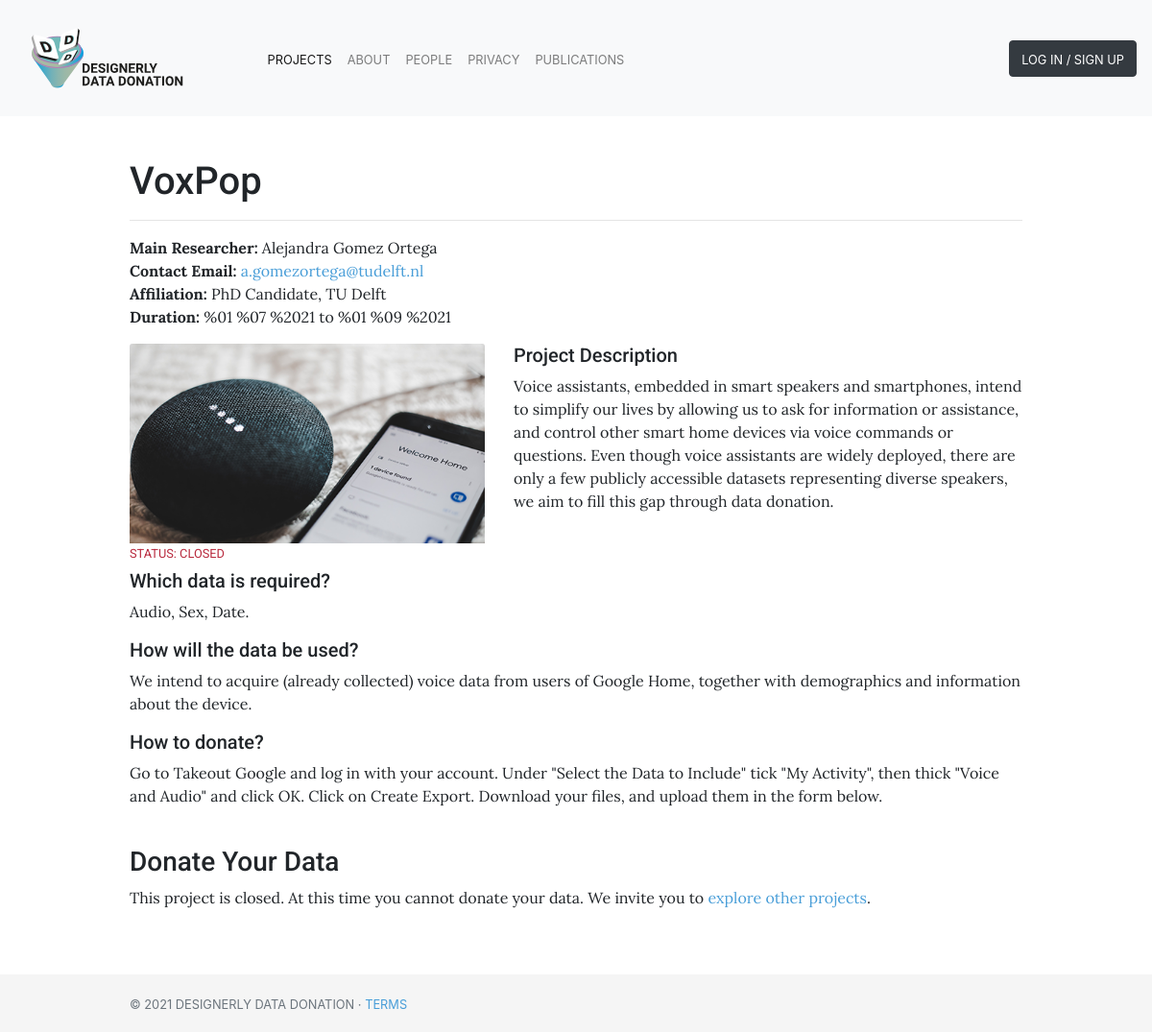
The app's page /project/ddd_voxpop/ with its own data.
### bucket_view/models.py (models this page shows)
class Project(models.Model):
    id                      = models.CharField(max_length=100, blank=False, unique=True, primary_key=True)
    user                    = models.ForeignKey(settings.AUTH_USER_MODEL, on_delete=models.CASCADE)
    researcher_name         = models.CharField(max_length=200, unique=False, default=None, null=True)
    researcher_affiliation  = models.CharField(max_length=200, unique=False, default=None, null=True)
    title                   = models.CharField(max_length=100, blank=False) # Short string field to hold project name
    description_tweet       = models.CharField(max_length=280, blank=False)  # Tweet-Like description of project
    description             = models.TextField(blank=False)  # Large string frield to hold a piece of text
    hrec                    = models.BooleanField(default=False)
    data                    = models.JSONField(blank=False, null=True)
    image                   = models.ImageField(upload_to="images", blank=True, null=True)
    start                   = models.DateField(blank=False)  # Start of project
    end                     = models.DateField(blank=False)  # End of project
    data_info               = models.TextField(blank=False, null=True)
    instructions            = models.TextField(unique=False, default=None, null=True)
    groupId                 = models.CharField(max_length=200, unique=True, default=None)
    def active(self):
        now = datetime.date.today()
        if self.start <= now and now <= self.end:
            return True
        return False

### bucket/models.py (models this page shows, shortened)
class BucketUser(AbstractBaseUser):
    email               = models.EmailField(verbose_name="email", max_length=60, unique=True)
    username            = models.CharField(max_length=30, unique=True)
    user_id             = models.CharField(max_length=60, unique=True, default=None, primary_key=True)
    date_joined         = models.DateTimeField(verbose_name="date joined", auto_now_add=True)
    last_login          = models.DateTimeField(verbose_name="last login", auto_now=True)
    thing_id            = models.CharField(max_length=200, unique=True, default=None, null=True)
    is_admin            = models.BooleanField(default=False)
    is_active           = models.BooleanField(default=True)
    is_staff            = models.BooleanField(default=False)
    is_superuser        = models.BooleanField(default=False)
    hide_email          = models.BooleanField(default=True)
    objects = BucketUserManager()
    USERNAME_FIELD = 'email' # Field to log in with
    REQUIRED_FIELDS = ['username', 'user_id'] # Required fields

### bucket_view/views.py (the view)
# urls.py: path("project/<str:pk>/", views.project_view, name="project_view"),
def project_view(request, pk):
    project = Project.objects.get(pk=pk)
    data_tuple = [(key, value[0]) for key, value in project.data.items()]
    if request.method == 'POST':
        form = DonateForm(request.POST, request.FILES, choices=data_tuple)
        if form.is_valid():
            thingId, initialized_property_dict = initialize_donation(project, request.session['token'])
            choices = form.cleaned_data['data_selection']
            data = json.load(form.cleaned_data['data'])
            data_dict = read_clue_file(data['data'], choices)
            bucket_data_dict = transform_clue_dict(data_dict)
            print(data_dict)
            print(bucket_data_dict)
            send_clue_data(thingId, bucket_data_dict, initialized_property_dict, request.session['token'])
            donation = Donation(
                    user        = request.user,
                    data = project.data,
                    project     = project,
                    updates     = form.cleaned_data['updates'],
                    participate       = form.cleaned_data['participate'],
                    consent      = form.cleaned_data['consent'],
                    thingId     = thingId,
                    propertyId  = initialized_property_dict,
                )
            donation.save()
            return render(request, "donation_view.html", {'donation': donation})
        else:
            messages.error(request, "Oops... Something went wrong. Please try again!")
            return render(request, 'project_view.html', {'project': project, 'form': form})
    else:
        form = DonateForm(choices=data_tuple)
    return render(request, 'project_view.html', {'project': project, 'form': form})

### bucket_view/templates/project_view.html
{% extends "base.html" %}
{% load static %}
{% block page_content %}
<section style="padding-top: 50px; padding-bottom: 50px">
    <div class="container">
        <div style="padding-top: 20px">
        <h1>{{ project.title }}</h1>
              <hr>
            <p><b>Main Researcher:</b> {{ project.researcher_name }}<br>
                <b>Contact Email: </b><a href="mailto:{{ project.user.email }}">{{ project.user.email }}</a><br>
                <b>Affiliation:</b> {{ project.researcher_affiliation }}<br>
                <b>Duration:</b> {{project.start}} to {{ project.end }}</p>
        </div>
        <div class="row">
            <div class="col-md-5">
                <img class="card-img-top" src="{{ project.image.url }}" width="100%">
                    {% if project.active %}
                        <h6><span class="small text-uppercase" style="color:#019875">STATUS: Open</span></h6>
                    {% else %}
                       <h6><span class="small text-uppercase" style="color:#B8293D">STATUS: Closed</span></h6>
                {% endif %}
            </div>
            <div class="col-md-7">
                <h5>Project Description</h5>
                <p>{{ project.description }}</p>
            </div>
            <div class="container">
                <h5>Which data is required?</h5>
                <p>
                    {% for key, value in project.data.items %}
                           {{ value.0 }}{% if forloop.last %}.{% else %}, {%endif%}
                    {% endfor %}</p>
                <h5>How will the data be used?</h5>
                <p>{{ project.data_info }}</p>
                <h5>How to donate?</h5>
            <p>{{ project.instructions }}</p>
        </div>
        {% if project.id != 'ddd_demo' %}
            <section style="padding-top: 2.5%">
            <div class="container">
            <h3>Donate Your Data</h3>
            {% if project.active %}
                {% if not user.is_authenticated %}
                <p>You first must <a href="/bucket/login/">log in</a> or <a href="/bucket/login/">create a user</a> to donate your data.</p>
                {% else %}
                     <form action="/project/{{ project.pk }}/", method="post", enctype="multipart/form-data">
                        {% csrf_token %}
                         {% include 'messages.html' %}
                          <div class="form-group row required">
                            <label class="col-sm-3 col-form-label col-form-label-sm control-label">Upload your Data</label>
                             <div class="col-sm-7">
                                {{ form.data }}
                                 <small class="form-tex text-muted">Note that <b>{{ project.title }}</b> only accepts <b>.cluedata</b> files.</small>
                            </div>
                         </div>
                         <div class="form-group row required">
                            <label class="col-sm-3 col-form-label col-form-label-sm control-label">Select the Data</label>
                            <div class="col-sm-7">
                                {{ form.data_selection }}
                                <small class="form-tex text-muted">Select the type(s) of data you wish to donate to <b>{{ project.title }}</b>. Hold <b>CTRL</b>, <b>⌘</b> or <b>drag with the mouse</b> to select more than one.</small>
                            </div>
                         </div>
                        <div class="form-group row">
                            <label class="col-sm-3 col-form-label col-form-label-sm">Indicate your Preferences</label>
                            <div class="col-sm-7">
                                <label>{{ form.updates }} I wish to receive updates from <b>{{ project.title }}</b></label>
                                <label>{{ form.participate }} I wish to further participate in <b>{{ project.title }}</b></label>
                            </div>
                         </div>
                          <div class="form-group row required">
                            <label class="col-sm-3 col-form-label col-form-label-sm control-label">Confirm your Agreement</label>
                            <div class="col-sm-7">
                                <label class="control-label">{{ form.consent }} I have read and understood this page</label>
                                <label class="control-label">{{ form.consent }} I consent voluntarily to donate my data to <b>{{ project.title }}</b></label>
                                <label class="control-label">{{ form.consent }} I understand that I can <b>withdraw my donation</b> any time</label>
                                <label class="control-label">{{ form.consent }} I confirm that I am <b>18 years old or older</b></label>
                            </div>
                         </div>
                        <div class="form-row">
                            <div class="col-sm-3"></div>
                            <div class="col-sm-7">
                                <button type="submit", class="btn btn-primary btn-xs" style="float: left">Donate</button>
                            </div>
                        </div>
                     </form>
                {% endif %}
            {% else %}
                <p>This project is closed. At this time you cannot donate your data. We invite you to <a href="{% url 'project_list' %}">explore other projects</a>.</p>
            {% endif %}
            </div>
          </section>
        {% endif %}
</section>
{% endblock %}

### static/css/base.css (style rules this page uses)
p { font-family: 'Lora', Sans-Serif; }
h1, h2, h3, h4, h5, h6 { font-family: 'Roboto', Serif; }
body { margin-bottom: 60px; margin-top: 95px; }
a { color: #499ed8; }
.container { max-width: 960px; }

### records on screen
Project: title "VoxPop", researcher_name "Alejandra Gomez Ortega", user.email "a.gomezortega@tudelft.nl", researcher_affiliation "PhD Candidate, TU Delft", start "%01 %07 %2021", end "%01 %09 %2021", image (picture), description "Voice assistants, embedded in smart speakers and smartphones, intend to simplify our lives by allowing us to ask for information or assistance, and control other smart home devices via voice commands or questions. Even though voice assistants are widely deployed, there are only a few publicly accessible datasets representing diverse speakers, we aim to fill this gap through data donation.", data_info "We intend to acquire (already collected) voice data from users of Google Home, together with demographics and information about the device.", instructions "Go to Takeout Google and log in with your account. Under \"Select the Data to Include\" tick \"My Activity\", then thick \"Voice and Audio\" and click OK. Click on Create Export. Download your files, and upload them in the form below."

### other values on screen
{{ value.0 }} "Audio" "Sex" "Date"
